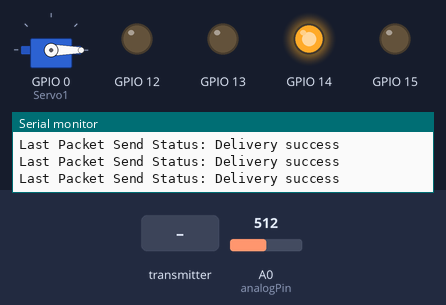
The sketch below on a simulated ESP8266 (Wemos D1 mini). On the bench: servo, output pins drawn as LEDs (lit = HIGH), the last lines printed to the serial monitor. The inputs (shaded band) are chosen by the test bench; at power-on: A0 (analogPin) = 512.

Above: at 1.2 s.
1.3 s: the transmitter starts sending L1 = 256
At 2.0 s:
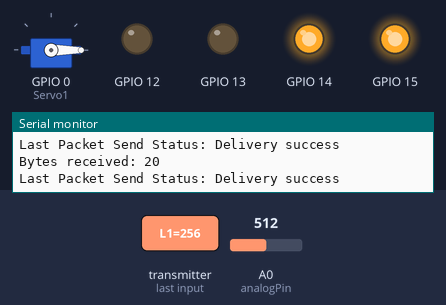
2.9 s: the transmitter starts sending L2 = 256
At 4.2 s:
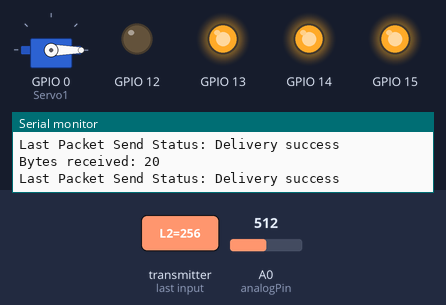
4.5 s: the transmitter starts sending L3 = 256
At 5.6 s:
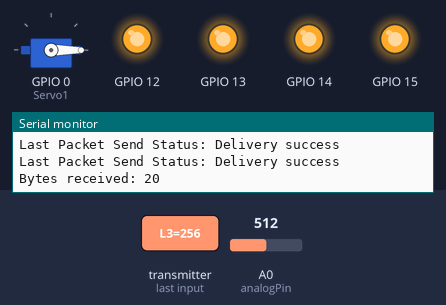
6.1 s: the transmitter starts sending L4 = 256
At 6.8 s:
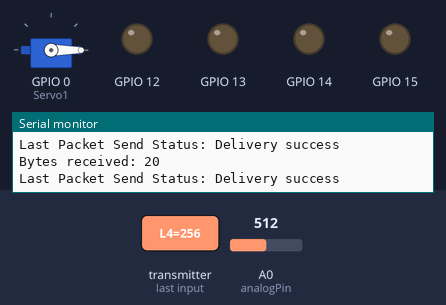
7.7 s: the transmitter starts sending L2 = 0
At 9.0 s:
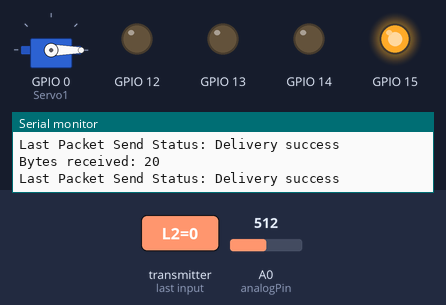
9.3 s: the transmitter starts sending ana = 25
At 10.5 s:
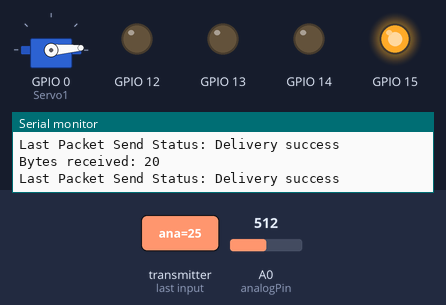
Timing chart, 0 to 11.9 s (numbered marks = the images above; inputs shaded):
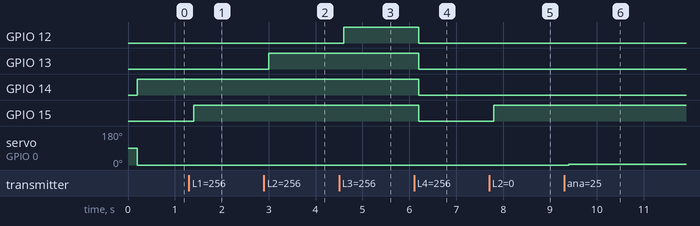

Measured:
- after the input at 1.3 s, GPIO 15: LOW → HIGH after 0.10 s
- after the input at 2.9 s, GPIO 13: LOW → HIGH after 0.10 s
- after the input at 4.5 s, GPIO 12: LOW → HIGH after 0.10 s
- after the input at 6.1 s, GPIO 12–15: HIGH → LOW after 0.10 s
- after the input at 7.7 s, GPIO 15: LOW → HIGH after 0.10 s
- after the input at 9.3 s, servo on GPIO 0 (Servo1): 0° → 4° after 0.10 s

The sketch:

Rx_Node_Bilat_1_servo_4led_fdbk_simple_2.ino
```cpp
/* fdbck only on the servo connected to A0
*/
#include <Servo.h>
  Servo Servo1;
  int angle=80;
  #define analogPin A0 //potentiometer feedback connected to A0
  #include <ESP8266WiFi.h>
  #include <espnow.h>

  //enter the MAC address of the transmitter,
  //ESP8266 Board MAC Address:  5C:CF:7F:C2:E1:C7
uint8_t broadcastAddress[] = {0x5C, 0xCF, 0x7F, 0xC2, 0xE1, 0xC7};

  float analog;

  // variabile primite
  int incomingLED1;
  int incomingLED2;
  int incomingLED3;
  int incomingLED4;

  float incomingAn;
  const long interval = 200; unsigned long previousMillis = 0;
  String success;
  //Structura datelor transmise
  typedef struct struct_message {
    int L1;
    int L2;
    int L3;
    int L4;
    float ana;
  }
  struct_message;
  struct_message Readings;
  // generare structură date primite
  struct_message incomingReadings;

    void OnDataSent(uint8_t *mac_addr, uint8_t sendStatus) {
    Serial.print("Last Packet Send Status: ");
    if (sendStatus == 0){ Serial.println("Delivery success");   }
    else{
      Serial.println("Delivery fail");
      }
      }

    void OnDataRecv(uint8_t * mac, uint8_t *incomingData, uint8_t len) {
    memcpy(&incomingReadings, incomingData, sizeof(incomingReadings));
    Serial.print("Bytes received: ");
    Serial.println(len);

      }

    void getReadings(){

    analog =  analogRead(analogPin);
  }

    void setup() {
      pinMode(15, OUTPUT);
      pinMode(14, OUTPUT);
      pinMode(13, OUTPUT);
      pinMode(12, OUTPUT);

    digitalWrite(15, LOW);
    digitalWrite(14, LOW);
    digitalWrite(13, LOW);
    digitalWrite(12, LOW);

    Servo1.attach(0); //servo connected to D3

  Serial.begin(115200);
  WiFi.mode(WIFI_STA);
  WiFi.disconnect();
  if (esp_now_init() != 0) {
    Serial.println("Error initializing ESP-NOW");
    return;
    }
  // Setare rol combinat emisie/recepţie
    esp_now_set_self_role(ESP_NOW_ROLE_COMBO);
    esp_now_register_send_cb(OnDataSent);
    // înregistrare adresă partener
    esp_now_add_peer(broadcastAddress, ESP_NOW_ROLE_COMBO, 1, NULL, 0);
    esp_now_register_recv_cb(OnDataRecv);   }

    void loop() {
    unsigned long currentMillis = millis();
  if (currentMillis - previousMillis >= interval) {
      previousMillis = currentMillis; getReadings();

      Readings.ana = analog;
  // trimitere variabile via ESP-NOW
  esp_now_send(broadcastAddress, (uint8_t *) &Readings, sizeof(Readings));

if (incomingReadings.L1 == 0) { digitalWrite(14, HIGH);
  digitalWrite(14, HIGH);
  }

    else

    if (incomingReadings.L2 == 0){

        digitalWrite(15, HIGH);

      }

    else
    if (incomingReadings.L3 == 0){

        digitalWrite(13, HIGH);
        }

      else
      if (incomingReadings.L4 == 0){

        digitalWrite(12, HIGH);
        }

      else
      {
        digitalWrite(15, LOW);
        digitalWrite(12, LOW);
        digitalWrite(14, LOW);
        digitalWrite(13, LOW);
        }

  angle = map(incomingReadings.ana, 0, 1023, 0, 180);

  //angle = map(incomingAn, 0, 1023, 0, 180);
  Servo1.write(angle);
      }
      }
//End of the code
```
